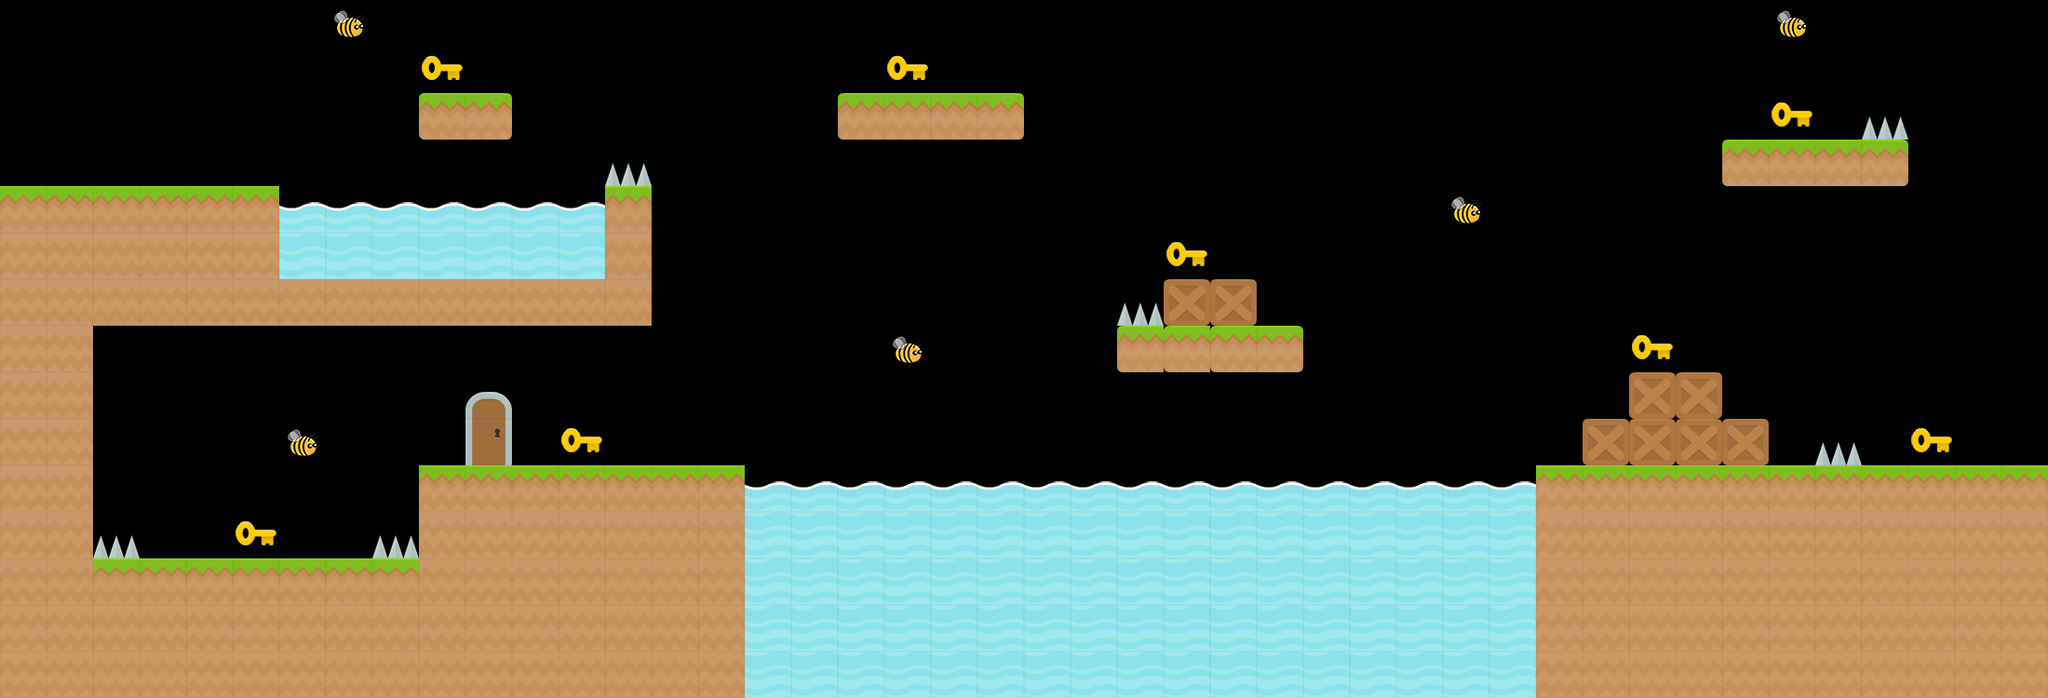

Rendered tile map (Tiled .tmx) drawn with the repository's tilesets; below, a short description and the full map source, tile grids included:
An orthogonal 44x15 tile map with 50x50 px tiles, 1 tile layer (Tile Layer 1).

<map version="1.4" tiledversion="1.4.3" orientation="orthogonal" renderorder="right-down" width="44" height="15" tilewidth="50" tileheight="50" infinite="0" nextlayerid="2" nextobjectid="1">
 <editorsettings>
  <export target="level_4.csv" format="csv" />
 </editorsettings>
 <tileset firstgid="1" source="tiles.tsx" />
 <layer id="1" name="Tile Layer 1" width="44" height="15">
  <data encoding="csv">
0,0,0,0,0,0,0,14,0,0,0,0,0,0,0,0,0,0,0,0,0,0,0,0,0,0,0,0,0,0,0,0,0,0,0,0,0,0,14,0,0,0,0,0,
0,0,0,0,0,0,0,0,0,5,0,0,0,0,0,0,0,0,0,5,0,0,0,0,0,0,0,0,0,0,0,0,0,0,0,0,0,0,0,0,0,0,0,0,
0,0,0,0,0,0,0,0,0,9,10,0,0,0,0,0,0,0,9,11,11,10,0,0,0,0,0,0,0,0,0,0,0,0,0,0,0,0,5,0,1,0,0,0,
0,0,0,0,0,0,0,0,0,0,0,0,0,1,0,0,0,0,0,0,0,0,0,0,0,0,0,0,0,0,0,0,0,0,0,0,0,9,11,11,10,0,0,0,
11,11,11,11,11,11,13,13,13,13,13,13,13,11,0,0,0,0,0,0,0,0,0,0,0,0,0,0,0,0,0,14,0,0,0,0,0,0,0,0,0,0,0,0,
8,8,8,8,8,8,12,12,12,12,12,12,12,8,0,0,0,0,0,0,0,0,0,0,0,5,0,0,0,0,0,0,0,0,0,0,0,0,0,0,0,0,0,0,
8,8,8,8,8,8,8,8,8,8,8,8,8,8,0,0,0,0,0,0,0,0,0,0,1,2,2,0,0,0,0,0,0,0,0,0,0,0,0,0,0,0,0,0,
8,8,0,0,0,0,0,0,0,0,0,0,0,0,0,0,0,0,0,14,0,0,0,0,9,9,9,10,0,0,0,0,0,0,0,5,0,0,0,0,0,0,0,0,
8,8,0,0,0,0,0,0,0,0,4,0,0,0,0,0,0,0,0,0,0,0,0,0,0,0,0,0,0,0,0,0,0,0,0,2,2,0,0,0,0,0,0,0,
8,8,0,0,0,0,14,0,0,0,3,0,5,0,0,0,0,0,0,0,0,0,0,0,0,0,0,0,0,0,0,0,0,0,2,2,2,2,0,1,0,5,0,0,
8,8,0,0,0,0,0,0,0,11,11,11,11,11,11,11,13,13,13,13,13,13,13,13,13,13,13,13,13,13,13,13,13,11,11,11,11,11,11,11,11,11,11,11,
8,8,1,0,0,5,0,0,1,8,8,8,8,8,8,8,12,12,12,12,12,12,12,12,12,12,12,12,12,12,12,12,12,8,8,8,8,8,8,8,8,8,8,8,
8,8,11,11,11,11,11,11,11,8,8,8,8,8,8,8,12,12,12,12,12,12,12,12,12,12,12,12,12,12,12,12,12,8,8,8,8,8,8,8,8,8,8,8,
8,8,8,8,8,8,8,8,8,8,8,8,8,8,8,8,12,12,12,12,12,12,12,12,12,12,12,12,12,12,12,12,12,8,8,8,8,8,8,8,8,8,8,8,
8,8,8,8,8,8,8,8,8,8,8,8,8,8,8,8,12,12,12,12,12,12,12,12,12,12,12,12,12,12,12,12,12,8,8,8,8,8,8,8,8,8,8,8
</data>
 </layer>
</map>